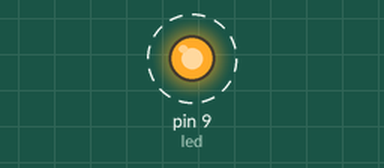
This sketch was run on a simulated Arduino Mega 2560, built with avr-gcc and run on an emulated ATmega2560. Parts: output pins drawn as LEDs (lit = HIGH). Dashed ring = blinking. What the sketch prints to the serial monitor is not drawn.

Above: at 0.5 s.
Timing chart, 0 to 4.6 s (numbered marks = the images above):
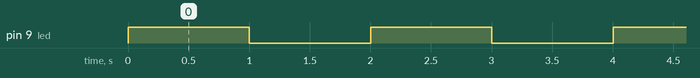

Measured:
- by itself, pin 9 (led): alternates HIGH for 1.0 s and LOW for 1.0 s

The sketch:

LED_Test.ino
```cpp
#include <SPI.h>
#include <SD.h>
#include "SoftwareSerial.h"
#include "TinyGPS.h"
#include <SparkFun_ADXL345.h>

//SoftwareSerial gpsSerial(19, 18);
TinyGPS gps;

long lat, lon;
int led = 9;

void setup() {
  // put your setup code here, to run once:

  Serial.begin(19200);
  Serial1.begin(9600); // connect gps sensor

  pinMode(led, OUTPUT);

  header();
}

void loop() {
  // put your main code here, to run repeatedly:

  blink(led, 1000);


  Serial.println(Serial1.available());
  Serial.println(Serial1.read());
  Serial.println(gps.encode(Serial1.read()));

  gps.encode(Serial1.read());

  gps.get_position(&lat,&lon); // get latitude and longitude
  // display position

  Serial.print("Position: ");
  Serial.print("lat: ");Serial.print(lat);Serial.print(" ");// print latitude
  Serial.print("lon: ");Serial.println(lon); // print longitude

  while(Serial1.available() > 0){ // check for gps data

    digitalWrite(led, HIGH);

    if(gps.encode(Serial1.read())){ // encode gps data
      gps.get_position(&lat,&lon); // get latitude and longitude
      // display position

      Serial.print("Position: ");
      Serial.print("lat: ");Serial.print(lat);Serial.print(" ");// print latitude
      Serial.print("lon: ");Serial.println(lon); // print longitude
    }
  }

}

void blink (int l, int t) {
  digitalWrite(l, HIGH);

  delay(t);

  digitalWrite(l, LOW);

  delay(t);
}

void header () {
  Serial.print("TinyGPS Version: " );
  Serial.println(TinyGPS::library_version());
}
```
